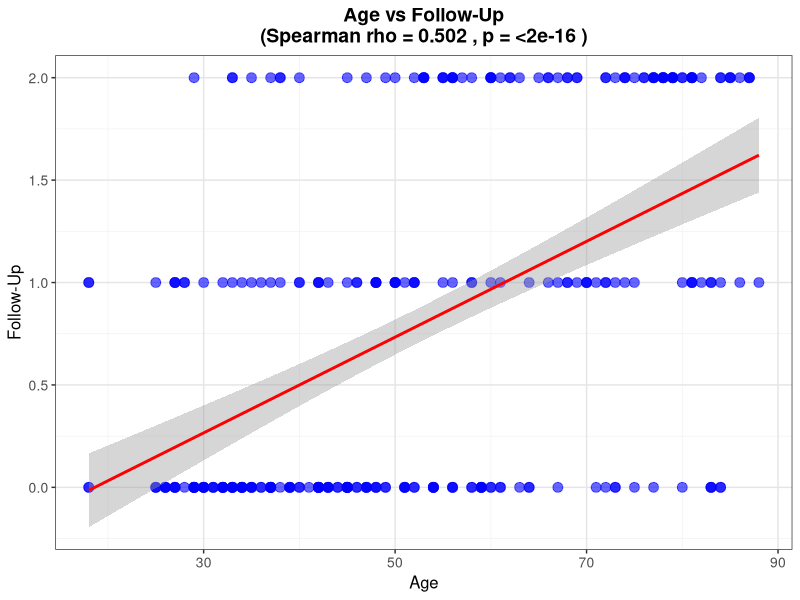
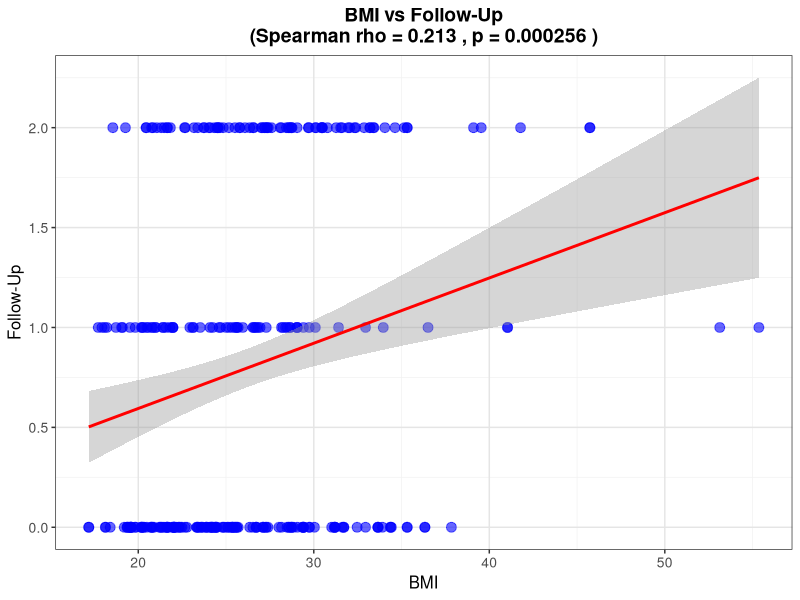
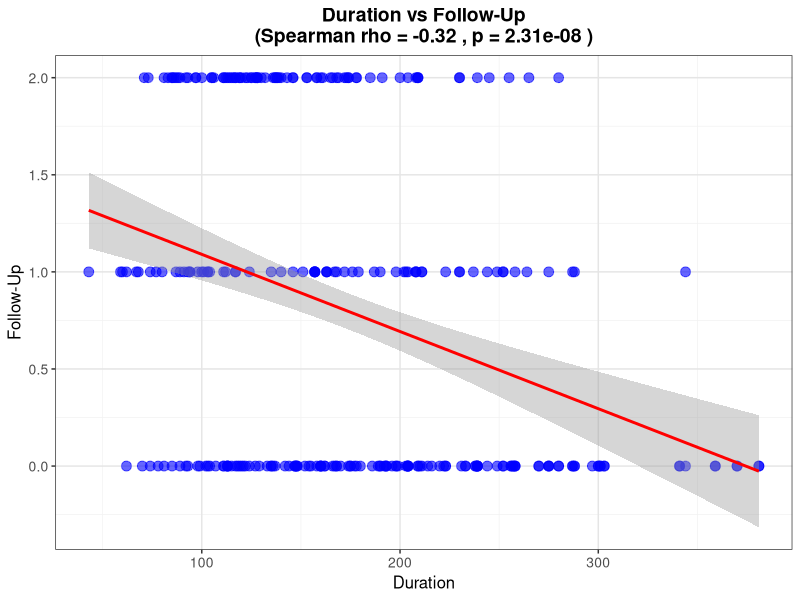

Reproduce these figures in R, in order.
# Load required libraries
library(ggplot2)
library(readr)

# Read the CSV file
data <- read.csv2("Test.csv")

# Perform Spearman correlation test for Follow-Up vs Age
spearman_followup_age <- cor.test(data$Follow.Up, data$Age, method="spearman", exact=FALSE)

# Print Spearman correlation results for Follow-Up vs Age
cat("\nSpearman Correlation Results (Follow-Up vs Age):\n")
cat("rho:", spearman_followup_age$estimate, "\n")
cat("p-value:", spearman_followup_age$p.value, "\n\n")

# Create scatter plot with regression line for Follow-Up vs Age
p_followup_age <- ggplot(data, aes(x = Age, y = Follow.Up)) +
  geom_point(alpha = 0.6, color = "blue", size = 3) +
  geom_smooth(method = "lm", color = "red", se = TRUE) +
  theme_bw() +
  labs(title = paste("Age vs Follow-Up\n(Spearman rho =", 
                    round(spearman_followup_age$estimate, 3),
                    ", p =", format.pval(spearman_followup_age$p.value, digits = 3), ")"),
       x = "Age",
       y = "Follow-Up") +
  theme(plot.title = element_text(hjust = 0.5, size = 14, face = "bold"),
        axis.title = element_text(size = 12),
        axis.text = element_text(size = 10),
        panel.background = element_rect(fill = "white"),
        panel.grid.major = element_line(color = "gray90"),
        panel.grid.minor = element_line(color = "gray95"))

# Save the plot
ggsave("Karl/spearman_followup_age_regression.png", p_followup_age, width = 10, height = 8, dpi = 300)

# Perform Spearman correlation test for Follow-Up vs BMI
spearman_followup_bmi <- cor.test(data$Follow.Up, data$BMI, method="spearman", exact=FALSE)

# Print Spearman correlation results for Follow-Up vs BMI
cat("\nSpearman Correlation Results (Follow-Up vs BMI):\n")
cat("rho:", spearman_followup_bmi$estimate, "\n")
cat("p-value:", spearman_followup_bmi$p.value, "\n\n")

# Create scatter plot with regression line for Follow-Up vs BMI
p_followup_bmi <- ggplot(data, aes(x = BMI, y = Follow.Up)) +
  geom_point(alpha = 0.6, color = "blue", size = 3) +
  geom_smooth(method = "lm", color = "red", se = TRUE) +
  theme_bw() +
  labs(title = paste("BMI vs Follow-Up\n(Spearman rho =", 
                    round(spearman_followup_bmi$estimate, 3),
                    ", p =", format.pval(spearman_followup_bmi$p.value, digits = 3), ")"),
       x = "BMI",
       y = "Follow-Up") +
  theme(plot.title = element_text(hjust = 0.5, size = 14, face = "bold"),
        axis.title = element_text(size = 12),
        axis.text = element_text(size = 10),
        panel.background = element_rect(fill = "white"),
        panel.grid.major = element_line(color = "gray90"),
        panel.grid.minor = element_line(color = "gray95"))

# Save the plot
ggsave("Karl/spearman_followup_bmi_regression.png", p_followup_bmi, width = 10, height = 8, dpi = 300)

# Perform Spearman correlation test for Follow-Up vs Duration
spearman_followup_duration <- cor.test(data$Follow.Up, data$Duration, method="spearman", exact=FALSE)

# Print Spearman correlation results for Follow-Up vs Duration
cat("\nSpearman Correlation Results (Follow-Up vs Duration):\n")
cat("rho:", spearman_followup_duration$estimate, "\n")
cat("p-value:", spearman_followup_duration$p.value, "\n\n")

# Create scatter plot with regression line for Follow-Up vs Duration
p_followup_duration <- ggplot(data, aes(x = Duration, y = Follow.Up)) +
  geom_point(alpha = 0.6, color = "blue", size = 3) +
  geom_smooth(method = "lm", color = "red", se = TRUE) +
  theme_bw() +
  labs(title = paste("Duration vs Follow-Up\n(Spearman rho =", 
                    round(spearman_followup_duration$estimate, 3),
                    ", p =", format.pval(spearman_followup_duration$p.value, digits = 3), ")"),
       x = "Duration",
       y = "Follow-Up") +
  theme(plot.title = element_text(hjust = 0.5, size = 14, face = "bold"),
        axis.title = element_text(size = 12),
        axis.text = element_text(size = 10),
        panel.background = element_rect(fill = "white"),
        panel.grid.major = element_line(color = "gray90"),
        panel.grid.minor = element_line(color = "gray95"))

# Save the plot
ggsave("Karl/spearman_followup_duration_regression.png", p_followup_duration, width = 10, height = 8, dpi = 300) 